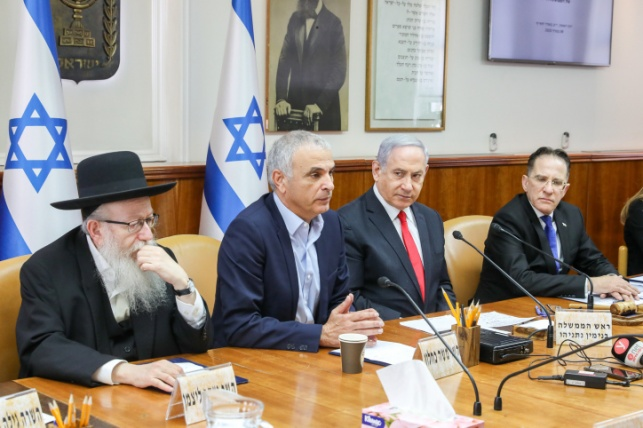
#> input picture std_project/App/samples/testset/1.jpg, 643 x 428 px
$ python -i create_mask.py   (imports and definitions only)   (Python 2 division)
#> lines starting #> are read from the running program, lines starting #| are printed output that depends on the picture
import argparse
from builtins import int
from imutils.object_detection import non_max_suppression
import cv2
import sys
import os
import numpy as np
import random

class FeaturePointsController():
    '''
    This class controls the features of the points.
    '''
    def __init__(self, input_img, blur_thresh=3):
        '''
        This is the constructor of the class
        :param input_img: an image
        :param blur_thresh: threshold, default sets to 3
        '''
        # FIXME after the class will be well defined
        self._input_img_path = input_img
        self._blur_thresh = blur_thresh
        self._img = cv2.imread(self._input_img_path)
        self._filename = input_img.split('\\')[-1]
        self._filename = self._filename.split('/')[-1]
        self._filename = self._filename[:self._filename.find('.')]

    # [200 lines left out: functions find_feature_points, first_pass_filtering, surface_of_crop, second_pass_filtering, create_mask, get_mask and 5 more, not called in this run]


# [15 lines not run here, left out]

>>> import cv2
>>> picture = cv2.imread('samples/testset/1.jpg', cv2.IMREAD_GRAYSCALE)
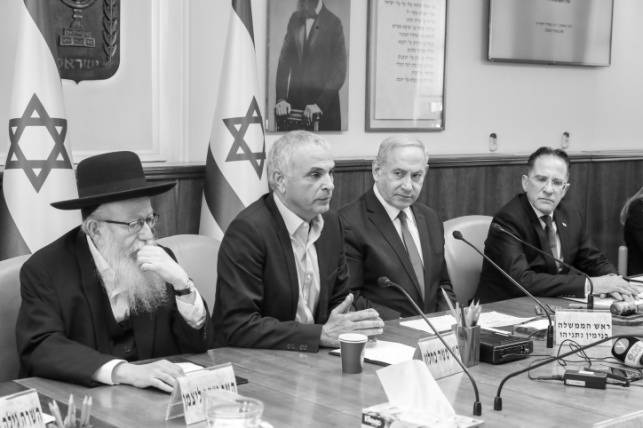
#> picture: shape (428, 643); min 0, max 255, mean 140.7
>>> result = FeaturePointsController(picture).run()
#> (the run stopped early here; a loop or call above may not have finished)
